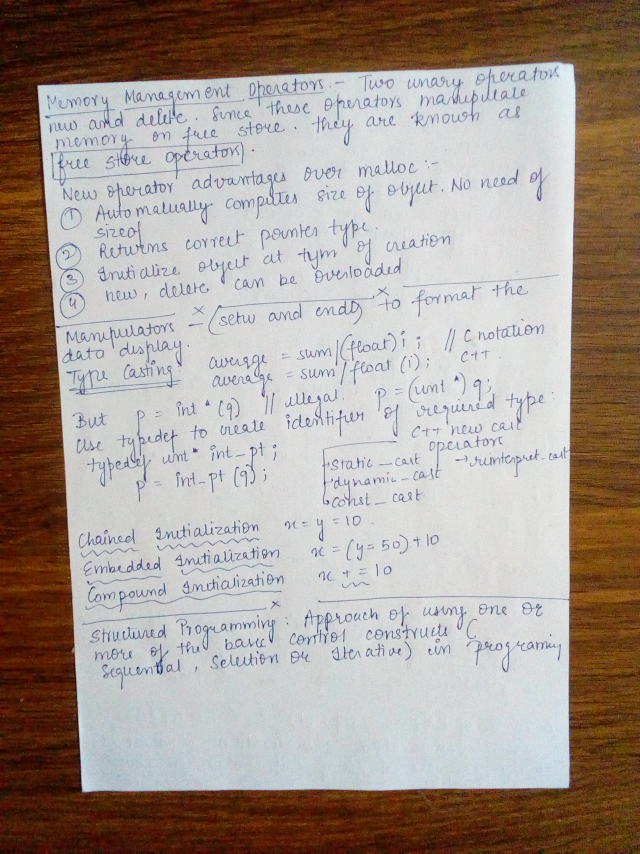
#> input picture page1.jpg, 1920 x 2560 px, found by its file name (shown at 1/3 size)
$ python scanner.py
#> lines starting #> are read from the running program, lines starting #| are printed output that depends on the picture; after the words box and inside, x2 and y2 are one past the last pixel; in counts of white or black regions, pixels touching at a corner belong together
### transform.py
import numpy as np
import cv2


def order_points(pts):
    # initialzie a list of coordinates that will be ordered
    # such that the first entry in the list is the top-left,
    # the second entry is the top-right, the third is the
    # bottom-right, and the fourth is the bottom-left
    rect = np.zeros((4, 2), dtype="float32")

    # the top-left point will have the smallest sum, whereas
    # the bottom-right point will have the largest sum
    s = pts.sum(axis=1)
    rect[0] = pts[np.argmin(s)]
    rect[2] = pts[np.argmax(s)]

    # now, compute the difference between the points, the
    # top-right point will have the smallest difference,
    # whereas the bottom-left will have the largest difference
    diff = np.diff(pts, axis=1)
    rect[1] = pts[np.argmin(diff)]
    rect[3] = pts[np.argmax(diff)]

    # return the ordered coordinates
    return rect


def four_point_transform(image, pts):
    # obtain a consistent order of the points and unpack them
    # individually
    rect = order_points(pts)
    (tl, tr, br, bl) = rect

    # compute the width of the new image, which will be the
    # maximum distance between bottom-right and bottom-left
    # x-coordiates or the top-right and top-left x-coordinates
    widthA = np.sqrt(((br[0] - bl[0]) ** 2) + ((br[1] - bl[1]) ** 2))
    widthB = np.sqrt(((tr[0] - tl[0]) ** 2) + ((tr[1] - tl[1]) ** 2))
    maxWidth = max(int(widthA), int(widthB))

    # compute the height of the new image, which will be the
    # maximum distance between the top-right and bottom-right
    # y-coordinates or the top-left and bottom-left y-coordinates
    heightA = np.sqrt(((tr[0] - br[0]) ** 2) + ((tr[1] - br[1]) ** 2))
    heightB = np.sqrt(((tl[0] - bl[0]) ** 2) + ((tl[1] - bl[1]) ** 2))
    maxHeight = max(int(heightA), int(heightB))

    # now that we have the dimensions of the new image, construct
    # the set of destination points to obtain a "birds eye view",
    # (i.e. top-down view) of the image, again specifying points
    # in the top-left, top-right, bottom-right, and bottom-left
    # order
    dst = np.array([
        [0, 0],
        [maxWidth - 1, 0],
        [maxWidth - 1, maxHeight - 1],
        [0, maxHeight - 1]], dtype="float32")

    # compute the perspective transform matrix and then apply it
    M = cv2.getPerspectiveTransform(rect, dst)
    warped = cv2.warpPerspective(image, M, (maxWidth, maxHeight))

    # return the warped image
    return warped

### scanner.py
from transform import four_point_transform
import numpy as np
import cv2
from skimage.filters import threshold_local
import argparse
import imutils

#ap =argparse.ArgumentParser()
#ap.add_argument("--i","--image",required=True,help="path of the image to be scanned")
#args= vars(ap.parse_args())
image =cv2.imread("C:\\Users\\sun\\Desktop\\page1.jpg")
#> image is the input picture: shape (2560, 1920, 3); mean B, G, R 146.8, 154.7, 167.1
ratio= image.shape[0]/500.0
#> ratio = 5.12
orig= image.copy()
image=imutils.resize(image,height=500)
#> image: shape (500, 375, 3)
gray=cv2.cvtColor(image,cv2.COLOR_BGR2GRAY)
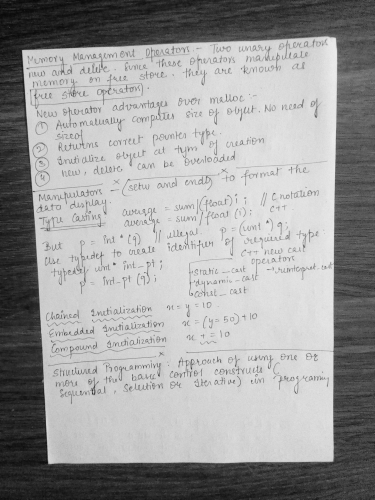
#> gray: shape (500, 375); min 8, max 236, mean 157.5
gray=cv2.GaussianBlur(gray,(5,5),0)
edged= cv2.Canny(gray,75,200)
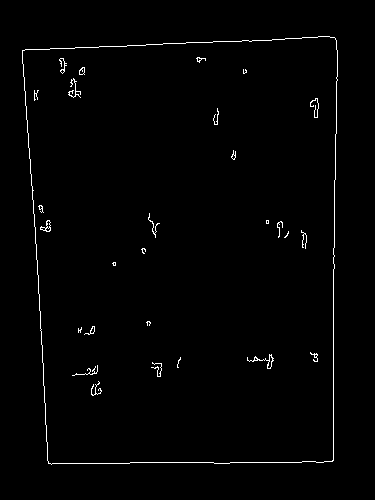
#> edged: shape (500, 375); 1.2% white in thin lines or dots, all inside (x1, y1, x2, y2) = (22, 36, 338, 465)
print("STEP 1:edge detection")
cv2.imshow("image",image)
cv2.imshow("edged",edged)
cv2.waitKey(0)
cv2.destroyAllWindows()

# find the contours in the edged image, keeping only the
# largest ones, and initialize the screen contour
cnts = cv2.findContours(edged.copy(), cv2.RETR_LIST, cv2.CHAIN_APPROX_SIMPLE)
#> cnts = 43 contours, 35 with area under 20; largest, box (x1, y1, x2, y2) and area: (22, 36, 338, 465) 125262, (22, 36, 338, 465) 125258, (247, 354, 274, 369) 58, (40, 220, 51, 232) 54, (267, 355, 273, 369) 34, (79, 67, 85, 75) 28, (79, 67, 85, 75) 24, (84, 326, 95, 335) 22
cnts = imutils.grab_contours(cnts)
cnts = sorted(cnts, key=cv2.contourArea, reverse=True)[:5]
#> cnts = 5 contours; box (x1, y1, x2, y2) and area: (22, 36, 338, 465) 125262, (22, 36, 338, 465) 125258, (247, 354, 274, 369) 58, (40, 220, 51, 232) 54, (267, 355, 273, 369) 34

peri = cv2.arcLength(cnts[0], True)
#> peri = 1460.8
approx = cv2.approxPolyDP(cnts[0], 0.02 * peri, True)
#> approx = [[334, 37], [22, 50], [48, 463], [333, 460]]
screenCnt = approx
#> screenCnt = [[334, 37], [22, 50], [48, 463], [333, 460]]
# loop over the contours
for c in cnts:
    # approximate the contour
    peri = cv2.arcLength(c, True)
    approx = cv2.approxPolyDP(c, 0.02 * peri, True)

    # if our approximated contour has four points, then we
    # can assume that we have found our screen
    if len(approx) == 4:
        screenCnt = approx
        break
#> this loop made 1 pass
#> (peri, screenCnt) on pass 1: (1460.8, [[334, 37], [22, 50], [48, 463], [333, 460]])

# show the contour (outline) of the piece of paper
print("STEP 2: Find contours of paper")
cv2.drawContours(image, [screenCnt], -1, (0, 255, 0), 2)
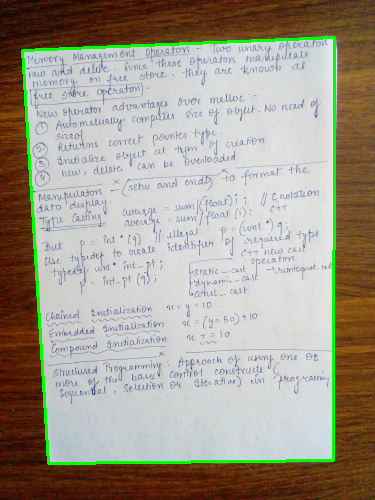
#> image: shape (500, 375, 3); mean B, G, R 143.5, 157.2, 163.4
cv2.imshow("Outline", image)
cv2.waitKey(0)
cv2.destroyAllWindows()

# apply the four point transform to obtain a top-down
# view of the original image
warped = four_point_transform(orig, screenCnt.reshape(4, 2) * ratio)
#> in order_points, `s = pts.sum(axis=1)`: s = [1899.5, 368.6, 2616.3, 4060.2]
#> in order_points, `diff = np.diff(pts, axis=1)`: diff = [-1520.6, 143.4, 2124.8, 650.2]
#> in four_point_transform, `rect = order_points(pts)`: rect = [[112.6, 256], [1710.1, 189.4], [1705, 2355.2], [245.8, 2370.6]]
#> in four_point_transform, `(tl, tr, br, bl) = rect`: tl = [112.6, 256]; tr = [1710.1, 189.4]; br = [1705, 2355.2]; bl = [245.8, 2370.6]
#> in four_point_transform, `widthA = np.sqrt(((br[0] - bl[0]) ** 2) + ((br[1] - bl[1]) ** 2))`: widthA = 1459.3
#> in four_point_transform, `widthB = np.sqrt(((tr[0] - tl[0]) ** 2) + ((tr[1] - tl[1]) ** 2))`: widthB = 1598.8
#> in four_point_transform, `maxWidth = max(int(widthA), int(widthB))`: maxWidth = 1598
#> in four_point_transform, `heightA = np.sqrt(((tr[0] - br[0]) ** 2) + ((tr[1] - br[1]) ** 2))`: heightA = 2165.8
#> in four_point_transform, `heightB = np.sqrt(((tl[0] - bl[0]) ** 2) + ((tl[1] - bl[1]) ** 2))`: heightB = 2118.7
#> in four_point_transform, `maxHeight = max(int(heightA), int(heightB))`: maxHeight = 2165
#> in four_point_transform, `dst = np.array([ [0, 0], [maxWidth - 1, 0], [maxWidth - 1, maxHeight -..`: dst = [[0, 0], [1597, 0], [1597, 2164], [0, 2164]]
#> in four_point_transform, `M = cv2.getPerspectiveTransform(rect, dst)`: M = [[1.01, -0.0637, -97.61], [0.0385, 0.924, -240.9], [1.29e-05, -4.13e-05, 1]]

# convert the warped image to grayscale, then threshold it
# to give it that 'black and white' paper effect
warped = cv2.cvtColor(warped, cv2.COLOR_BGR2GRAY)
#> warped: shape (2165, 1598)
T = threshold_local(warped, 11, offset=10, method="gaussian")
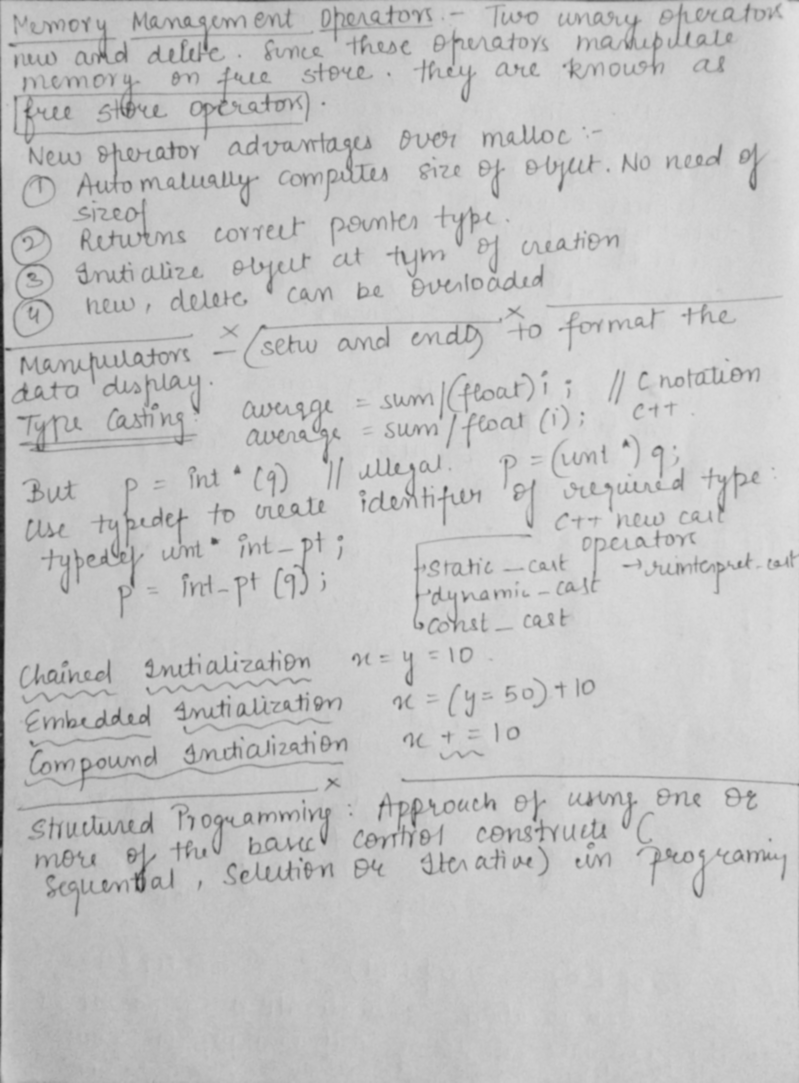
#> T: shape (2165, 1598) float64 (shown at 1/2 size); min 12.47, max 226.1, mean 196.5
warped = (warped > T).astype("uint8") * 255
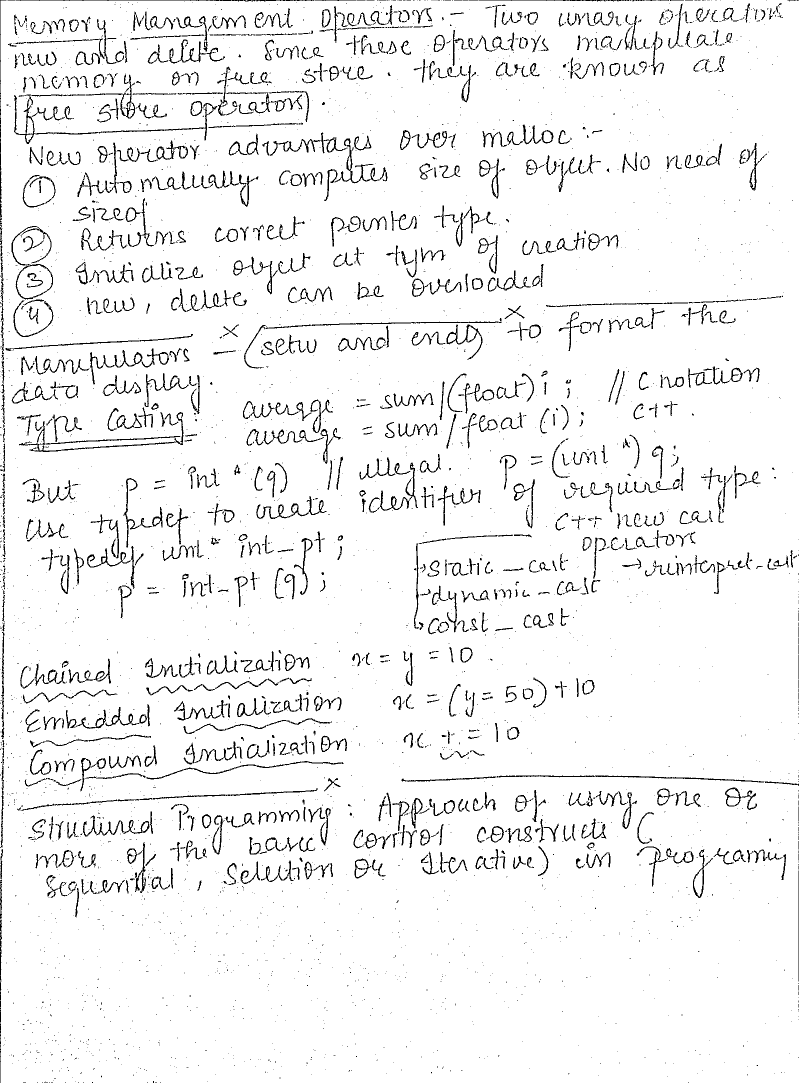
#> warped: shape (2165, 1598) (shown at 1/2 size); 94.8% white; black in thin lines or dots

# show the original and scanned images
print("STEP 3: Apply perspective transform")
cv2.imshow("Original", imutils.resize(orig, height=650))
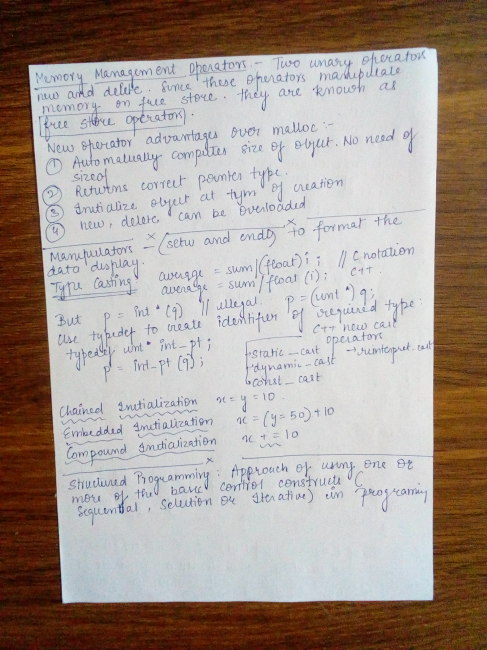
#> window 'Original': shape (650, 487, 3); mean B, G, R 146.8, 154.7, 167.1
cv2.imshow("Scanned", imutils.resize(warped, height=650))
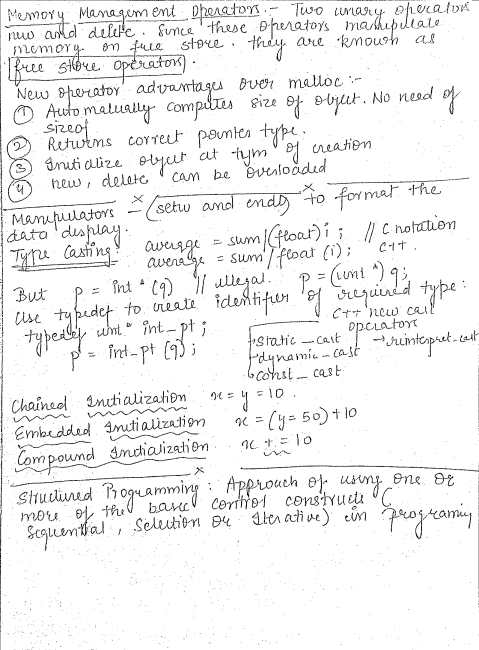
#> window 'Scanned': shape (650, 479); min 0, max 255, mean 241.8
cv2.waitKey(0)
